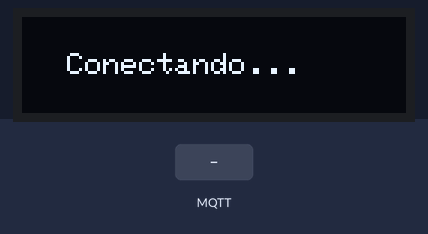
Recording of a sketch running on a simulated ESP32. Parts: 128×32 one-colour display. Inputs (shaded band) come from the test bench. WiFi joins after 1.5 s; servers stay silent unless stated; no MQTT or app messages arrive unless stated; what the sketch prints to the serial monitor is not drawn.

Above: at 2.7 s.
2.8 s: MQTT message "," arrives on the first subscribed topic
At 4.0 s:
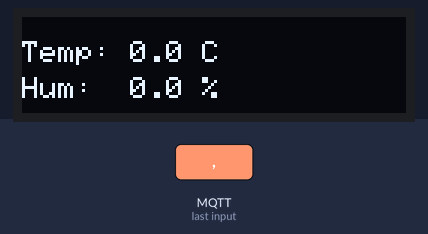
4.3 s: MQTT message "}" arrives on the first subscribed topic
Timing chart, 0 to 7.3 s (numbered marks = the images above; inputs shaded):
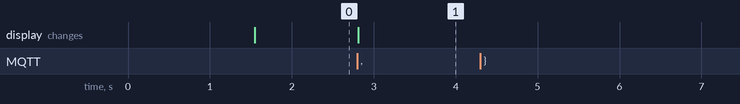

The sketch:

DispositivoReceptorsinCifrado.ino
```cpp
#include <WiFi.h>
#include <PubSubClient.h>
#include <Wire.h>
#include <Adafruit_SSD1306.h>

const char* ssid = "XXXXXX";      // Nombre de la red WiFi
const char* password = "XXXXXX";  // Contraseña de la red WiFi

const char* mqttServer = "mc93cb1d.ala.dedicated.aws.emqxcloud.com";  // Dirección del bróker
const int mqttPort = 1883;                                            // Puerto sin cifrado
const char* mqttUser = "ESP32RECEPTOR";                               // Usuario del bróker
const char* mqttPassword = "esp32sensores";                           // Contraseña del bróker
const char* mqttTopic = "datos/dht11";                                // Tema para suscribir

#define SDA_PIN 21
#define SCL_PIN 22

#define SCREEN_WIDTH 128
#define SCREEN_HEIGHT 32
#define OLED_RESET -1
Adafruit_SSD1306 display(SCREEN_WIDTH, SCREEN_HEIGHT, &Wire, OLED_RESET);

WiFiClient espClient;
PubSubClient client(espClient);

void setup_wifi() {
  Serial.print("Conectando a WiFi...");
  WiFi.begin(ssid, password);
  while (WiFi.status() != WL_CONNECTED) {
    delay(500);
    Serial.print(".");
  }
  Serial.println("\nConexión WiFi establecida.");
}

void mostrarTexto(const char* text) {
  display.clearDisplay();
  display.setTextSize(1);
  display.setTextColor(SSD1306_WHITE);
  display.setCursor(15, 12);
  display.println(text);
  display.display();
}

void mostrarSoloTempHum(float temperatura, float humedad) {
  display.clearDisplay();
  display.setTextSize(1);
  display.setTextColor(SSD1306_WHITE);
  display.setCursor(0, 8);
  display.print("Temp: ");
  display.print(temperatura, 1);
  display.println(" C");
  display.setCursor(0, 20);
  display.print("Hum:  ");
  display.print(humedad, 1);
  display.println(" %");
  display.display();
}

void callback(char* topic, byte* payload, unsigned int length) {
  char mensaje[length + 1];
  memcpy(mensaje, payload, length);
  mensaje[length] = '\0';
  Serial.println(mensaje);

  String json = String(mensaje);

//1. Extraer id
  int startId = json.indexOf("\"ID\":") + 5;
  int endId = json.indexOf(",", startId);
  int id = json.substring(startId, endId).toInt();

//2. Extraer temperatura
  int startTemp = json.indexOf("temperatura\":") + 13;
  int endTemp = json.indexOf(",", startTemp);
  float temperatura = json.substring(startTemp, endTemp).toFloat();

//3. Extraer humedad
  int startHum = json.indexOf("humedad\":") + 9;
  int endHum = json.indexOf("}", startHum);
  float humedad = json.substring(startHum, endHum).toFloat();

  if (isnan(temperatura) || isnan(humedad)) {
    Serial.println("Datos inválidos recibidos.");
    return;
  }

  mostrarSoloTempHum(temperatura, humedad);
}

void reconnect() {
  while (!client.connected()) {
    Serial.print("Conectando al broker MQTT...");
    if (client.connect("ESP32Receiver", mqttUser, mqttPassword)) {
      Serial.println("Conectado al broker EMQX.");
      client.subscribe(mqttTopic, 1);
      Serial.println("Suscrito al tema MQTT.");
    } else {
      Serial.print("Error de conexión: ");
      Serial.println(client.state());
      delay(5000);
    }
  }
}

void setup() {
  Serial.begin(115200);
  Wire.begin(SDA_PIN, SCL_PIN);
  setup_wifi();
  client.setServer(mqttServer, mqttPort);
  client.setCallback(callback);

  if (!display.begin(0x3C)) {
    Serial.println("No se encontró la pantalla OLED.");
    for (;;);
  }
  mostrarTexto("Conectando...");
}

void loop() {
  if (!client.connected()) {
    reconnect();
  }
  client.loop();
}
```

Measured:
- after the input at 2.8 s, the display: changes at once (image 1)
- after the input at 4.3 s, every drawn part: stays the same
